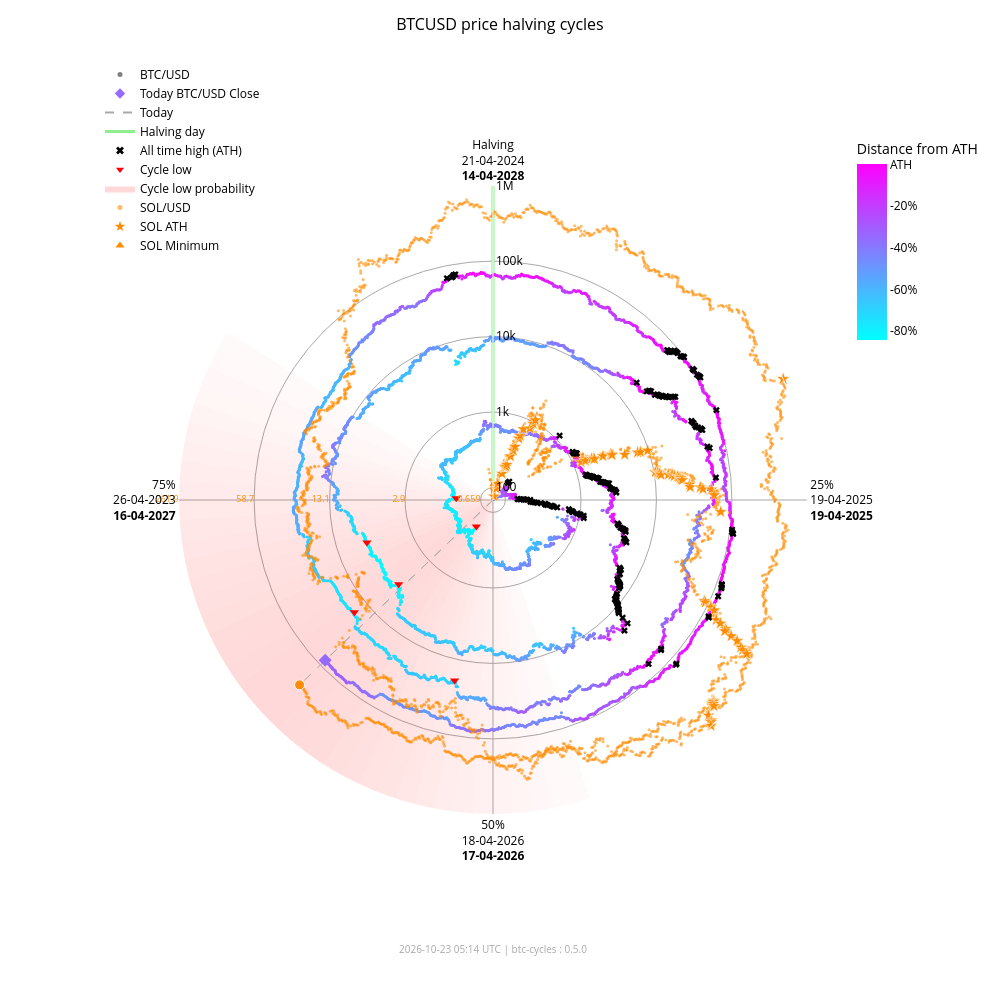

Source (notebook cell):
### Markdown cell above
### Interactive chart with overlay

### Code cell
fig_overlay_interactive = btc.plot(
    kind="interactive",
    from_date="2012-11-28",
    overlay=sol,
)
fig_overlay_interactive.show(config={"scrollZoom": True, "displayModeBar": True})

### Figure 1 — Plotly figure (JSON) as saved in the notebook; plotly's stock layout.template omitted (floating-point values rounded to 4 significant figures; data arrays with more than 128 entries replaced by an {"elided": "..."} marker saying what was removed)
{"data": [{"fill": "toself", "fillcolor": "rgba(255,0,0,0.018306980149439524)", "hoverinfo": "skip", "line": {"width": 0}, "mode": "lines", "r": [68.43, 1000000, 1000000, 68.43, 68.43], "showlegend": false, "theta": [162.0, 162.0, 165.6, 165.6, 162.0], "type": "scatterpolar"}, {"fill": "toself", "fillcolor": "rgba(255,0,0,0.02405911634527998)", "hoverinfo": "skip", "line": {"width": 0}, "mode": "lines", "r": [68.43, 1000000, 1000000, 68.43, 68.43], "showlegend": false, "theta": [165.6, 165.6, 169.2, 169.2, 165.6], "type": "scatterpolar"}, {"fill": "toself", "fillcolor": "rgba(255,0,0,0.030803449372254352)", "hoverinfo": "skip", "line": {"width": 0}, "mode": "lines", "r": [68.43, 1000000, 1000000, 68.43, 68.43], "showlegend": false, "theta": [169.2, 169.2, 172.8, 172.8, 169.2], "type": "scatterpolar"}, {"fill": "toself", "fillcolor": "rgba(255,0,0,0.03847233586005252)", "hoverinfo": "skip", "line": {"width": 0}, "mode": "lines", "r": [68.43, 1000000, 1000000, 68.43, 68.43], "showlegend": false, "theta": [172.8, 172.8, 176.4, 176.4, 172.8], "type": "scatterpolar"}, {"fill": "toself", "fillcolor": "rgba(255,0,0,0.04694405159551339)", "hoverinfo": "skip", "line": {"width": 0}, "mode": "lines", "r": [68.43, 1000000, 1000000, 68.43, 68.43], "showlegend": false, "theta": [176.4, 176.4, 180.0, 180.0, 176.4], "type": "scatterpolar"}, {"fill": "toself", "fillcolor": "rgba(255,0,0,0.05605603979818329)", "hoverinfo": "skip", "line": {"width": 0}, "mode": "lines", "r": [68.43, 1000000, 1000000, 68.43, 68.43], "showlegend": false, "theta": [180.0, 180.0, 183.6, 183.6, 180.0], "type": "scatterpolar"}, {"fill": "toself", "fillcolor": "rgba(255,0,0,0.06562330627802694)", "hoverinfo": "skip", "line": {"width": 0}, "mode": "lines", "r": [68.43, 1000000, 1000000, 68.43, 68.43], "showlegend": false, "theta": [183.6, 183.6, 187.2, 187.2, 183.6], "type": "scatterpolar"}, {"fill": "toself", "fillcolor": "rgba(255,0,0,0.07545707932574237)", "hoverinfo": "skip", "line": {"width": 0}, "mode": "lines", "r": [68.43, 1000000, 1000000, 68.43, 68.43], "showlegend": false, "theta": [187.2, 187.2, 190.8, 190.8, 187.2], "type": "scatterpolar"}, {"fill": "toself", "fillcolor": "rgba(255,0,0,0.08537841060169407)", "hoverinfo": "skip", "line": {"width": 0}, "mode": "lines", "r": [68.43, 1000000, 1000000, 68.43, 68.43], "showlegend": false, "theta": [190.8, 190.8, 194.4, 194.4, 190.8], "type": "scatterpolar"}, {"fill": "toself", "fillcolor": "rgba(255,0,0,0.09522272137134848)", "hoverinfo": "skip", "line": {"width": 0}, "mode": "lines", "r": [68.43, 1000000, 1000000, 68.43, 68.43], "showlegend": false, "theta": [194.4, 194.4, 198.0, 198.0, 194.4], "type": "scatterpolar"}, {"fill": "toself", "fillcolor": "rgba(255,0,0,0.10483418800389058)", "hoverinfo": "skip", "line": {"width": 0}, "mode": "lines", "r": [68.43, 1000000, 1000000, 68.43, 68.43], "showlegend": false, "theta": [198.0, 198.0, 201.6, 201.6, 198.0], "type": "scatterpolar"}, {"fill": "toself", "fillcolor": "rgba(255,0,0,0.11405248627197925)", "hoverinfo": "skip", "line": {"width": 0}, "mode": "lines", "r": [68.43, 1000000, 1000000, 68.43, 68.43], "showlegend": false, "theta": [201.6, 201.6, 205.2, 205.2, 201.6], "type": "scatterpolar"}, {"fill": "toself", "fillcolor": "rgba(255,0,0,0.12269756305009562)", "hoverinfo": "skip", "line": {"width": 0}, "mode": "lines", "r": [68.43, 1000000, 1000000, 68.43, 68.43], "showlegend": false, "theta": [205.2, 205.2, 208.8, 208.8, 205.2], "type": "scatterpolar"}, {"fill": "toself", "fillcolor": "rgba(255,0,0,0.13055959037792858)", "hoverinfo": "skip", "line": {"width": 0}, "mode": "lines", "r": [68.43, 1000000, 1000000, 68.43, 68.43], "showlegend": false, "theta": [208.8, 208.8, 212.4, 212.4, 208.8], "type": "scatterpolar"}, {"fill": "toself", "fillcolor": "rgba(255,0,0,0.13740037014073872)", "hoverinfo": "skip", "line": {"width": 0}, "mode": "lines", "r": [68.43, 1000000, 1000000, 68.43, 68.43], "showlegend": false, "theta": [212.4, 212.4, 216.0, 216.0, 212.4], "type": "scatterpolar"}, {"fill": "toself", "fillcolor": "rgba(255,0,0,0.14296927208088228)", "hoverinfo": "skip", "line": {"width": 0}, "mode": "lines", "r": [68.43, 1000000, 1000000, 68.43, 68.43], "showlegend": false, "theta": [216.0, 216.0, 219.6, 219.6, 216.0], "type": "scatterpolar"}, {"fill": "toself", "fillcolor": "rgba(255,0,0,0.14703219887325494)", "hoverinfo": "skip", "line": {"width": 0}, "mode": "lines", "r": [68.43, 1000000, 1000000, 68.43, 68.43], "showlegend": false, "theta": [219.6, 219.6, 223.2, 223.2, 219.6], "type": "scatterpolar"}, {"fill": "toself", "fillcolor": "rgba(255,0,0,0.14940752827264187)", "hoverinfo": "skip", "line": {"width": 0}, "mode": "lines", "r": [68.43, 1000000, 1000000, 68.43, 68.43], "showlegend": false, "theta": [223.2, 223.2, 226.8, 226.8, 223.2], "type": "scatterpolar"}, {"fill": "toself", "fillcolor": "rgba(255,0,0,0.15)", "hoverinfo": "skip", "line": {"width": 0}, "mode": "lines", "r": [68.43, 1000000, 1000000, 68.43, 68.43], "showlegend": false, "theta": [226.8, 226.8, 230.4, 230.4, 226.8], "type": "scatterpolar"}, {"fill": "toself", "fillcolor": "rgba(255,0,0,0.14882314851976614)", "hoverinfo": "skip", "line": {"width": 0}, "mode": "lines", "r": [68.43, 1000000, 1000000, 68.43, 68.43], "showlegend": false, "theta": [230.4, 230.4, 234.0, 234.0, 230.4], "type": "scatterpolar"}, {"fill": "toself", "fillcolor": "rgba(255,0,0,0.14600334989350275)", "hoverinfo": "skip", "line": {"width": 0}, "mode": "lines", "r": [68.43, 1000000, 1000000, 68.43, 68.43], "showlegend": false, "theta": [234.0, 234.0, 237.6, 237.6, 234.0], "type": "scatterpolar"}, {"fill": "toself", "fillcolor": "rgba(255,0,0,0.14176315293000513)", "hoverinfo": "skip", "line": {"width": 0}, "mode": "lines", "r": [68.43, 1000000, 1000000, 68.43, 68.43], "showlegend": false, "theta": [237.6, 237.6, 241.2, 241.2, 237.6], "type": "scatterpolar"}, {"fill": "toself", "fillcolor": "rgba(255,0,0,0.1363869302869166)", "hoverinfo": "skip", "line": {"width": 0}, "mode": "lines", "r": [68.43, 1000000, 1000000, 68.43, 68.43], "showlegend": false, "theta": [241.2, 241.2, 244.8, 244.8, 241.2], "type": "scatterpolar"}, {"fill": "toself", "fillcolor": "rgba(255,0,0,0.13017643696734477)", "hoverinfo": "skip", "line": {"width": 0}, "mode": "lines", "r": [68.43, 1000000, 1000000, 68.43, 68.43], "showlegend": false, "theta": [244.8, 244.8, 248.4, 248.4, 244.8], "type": "scatterpolar"}, {"fill": "toself", "fillcolor": "rgba(255,0,0,0.1234063302665758)", "hoverinfo": "skip", "line": {"width": 0}, "mode": "lines", "r": [68.43, 1000000, 1000000, 68.43, 68.43], "showlegend": false, "theta": [248.4, 248.4, 252.0, 252.0, 248.4], "type": "scatterpolar"}, {"fill": "toself", "fillcolor": "rgba(255,0,0,0.11628949020714345)", "hoverinfo": "skip", "line": {"width": 0}, "mode": "lines", "r": [68.43, 1000000, 1000000, 68.43, 68.43], "showlegend": false, "theta": [252.0, 252.0, 255.6, 255.6, 252.0], "type": "scatterpolar"}, {"fill": "toself", "fillcolor": "rgba(255,0,0,0.108959277972535)", "hoverinfo": "skip", "line": {"width": 0}, "mode": "lines", "r": [68.43, 1000000, 1000000, 68.43, 68.43], "showlegend": false, "theta": [255.6, 255.6, 259.2, 259.2, 255.6], "type": "scatterpolar"}, {"fill": "toself", "fillcolor": "rgba(255,0,0,0.1014715299920515)", "hoverinfo": "skip", "line": {"width": 0}, "mode": "lines", "r": [68.43, 1000000, 1000000, 68.43, 68.43], "showlegend": false, "theta": [259.2, 259.2, 262.8, 262.8, 259.2], "type": "scatterpolar"}, {"fill": "toself", "fillcolor": "rgba(255,0,0,0.09382430417652897)", "hoverinfo": "skip", "line": {"width": 0}, "mode": "lines", "r": [68.43, 1000000, 1000000, 68.43, 68.43], "showlegend": false, "theta": [262.8, 262.8, 266.4, 266.4, 262.8], "type": "scatterpolar"}, {"fill": "toself", "fillcolor": "rgba(255,0,0,0.08598937207621672)", "hoverinfo": "skip", "line": {"width": 0}, "mode": "lines", "r": [68.43, 1000000, 1000000, 68.43, 68.43], "showlegend": false, "theta": [266.4, 266.4, 270.0, 270.0, 266.4], "type": "scatterpolar"}, {"fill": "toself", "fillcolor": "rgba(255,0,0,0.07794710108398434)", "hoverinfo": "skip", "line": {"width": 0}, "mode": "lines", "r": [68.43, 1000000, 1000000, 68.43, 68.43], "showlegend": false, "theta": [270.0, 270.0, 273.6, 273.6, 270.0], "type": "scatterpolar"}, {"fill": "toself", "fillcolor": "rgba(255,0,0,0.06971614429145927)", "hoverinfo": "skip", "line": {"width": 0}, "mode": "lines", "r": [68.43, 1000000, 1000000, 68.43, 68.43], "showlegend": false, "theta": [273.6, 273.6, 277.2, 277.2, 273.6], "type": "scatterpolar"}, {"fill": "toself", "fillcolor": "rgba(255,0,0,0.061371174705723626)", "hoverinfo": "skip", "line": {"width": 0}, "mode": "lines", "r": [68.43, 1000000, 1000000, 68.43, 68.43], "showlegend": false, "theta": [277.2, 277.2, 280.8, 280.8, 277.2], "type": "scatterpolar"}, {"fill": "toself", "fillcolor": "rgba(255,0,0,0.05304520605236535)", "hoverinfo": "skip", "line": {"width": 0}, "mode": "lines", "r": [68.43, 1000000, 1000000, 68.43, 68.43], "showlegend": false, "theta": [280.8, 280.8, 284.4, 284.4, 280.8], "type": "scatterpolar"}, {"fill": "toself", "fillcolor": "rgba(255,0,0,0.044916938988340704)", "hoverinfo": "skip", "line": {"width": 0}, "mode": "lines", "r": [68.43, 1000000, 1000000, 68.43, 68.43], "showlegend": false, "theta": [284.4, 284.4, 288.0, 288.0, 284.4], "type": "scatterpolar"}, {"fill": "toself", "fillcolor": "rgba(255,0,0,0.0371870550186571)", "hoverinfo": "skip", "line": {"width": 0}, "mode": "lines", "r": [68.43, 1000000, 1000000, 68.43, 68.43], "showlegend": false, "theta": [288.0, 288.0, 291.6, 291.6, 288.0], "type": "scatterpolar"}, {"fill": "toself", "fillcolor": "rgba(255,0,0,0.030049603184432498)", "hoverinfo": "skip", "line": {"width": 0}, "mode": "lines", "r": [68.43, 1000000, 1000000, 68.43, 68.43], "showlegend": false, "theta": [291.6, 291.6, 295.2, 295.2, 291.6], "type": "scatterpolar"}, {"fill": "toself", "fillcolor": "rgba(255,0,0,0.023665126797805223)", "hoverinfo": "skip", "line": {"width": 0}, "mode": "lines", "r": [68.43, 1000000, 1000000, 68.43, 68.43], "showlegend": false, "theta": [295.2, 295.2, 298.8, 298.8, 295.2], "type": "scatterpolar"}, {"fill": "toself", "fillcolor": "rgba(255,0,0,0.018141004067302662)", "hoverinfo": "skip", "line": {"width": 0}, "mode": "lines", "r": [68.43, 1000000, 1000000, 68.43, 68.43], "showlegend": false, "theta": [298.8, 298.8, 302.4, 302.4, 298.8], "type": "scatterpolar"}, {"hoverinfo": "skip", "line": {"color": "darkgrey", "dash": "dash", "width": 1}, "mode": "lines", "r": [68.43, 81310.0], "showlegend": false, "theta": [226.3, 226.3], "type": "scatterpolar"}, {"hoverinfo": "skip", "line": {"color": "darkgrey", "dash": "dash", "width": 1}, "mode": "lines", "r": [68.43, 239800.0], "showlegend": false, "theta": [226.3, 226.3], "type": "scatterpolar"}, {"hoverinfo": "skip", "line": {"color": "lightgreen", "width": 3}, "mode": "lines", "r": [68.43, 1000000], "showlegend": false, "theta": [0, 0], "type": "scatterpolar"}, {"hoverinfo": "text", "marker": {"color": {"elided": "4927 str values"}, "size": 3}, "mode": "markers", "r": {"elided": "4927 float values"}, "showlegend": false, "text": {"elided": "4927 str values"}, "theta": {"elided": "4927 float values"}, "type": "scatterpolar"}, {"hoverinfo": "text", "marker": {"color": "#FF8C00", "opacity": 0.6, "size": 3}, "mode": "markers", "r": {"elided": "2387 float values"}, "showlegend": false, "text": {"elided": "2387 str values"}, "theta": {"elided": "2387 float values"}, "type": "scatterpolar"}, {"hoverinfo": "text", "marker": {"color": "#9669ff", "size": 10, "symbol": "diamond"}, "mode": "markers", "r": [81310.0], "showlegend": false, "text": ["Today<br>Date: 2026-10-22<br>Price: $81,311.89"], "theta": [226.3], "type": "scatterpolar"}, {"hoverinfo": "text", "marker": {"color": "#FF8C00", "line": {"color": "white", "width": 1}, "size": 10, "symbol": "circle"}, "mode": "markers", "r": [239800.0], "showlegend": false, "text": ["Today SOL<br>Date: 2026-10-22<br>Price: $103.54"], "theta": [226.3], "type": "scatterpolar"}, {"hoverinfo": "text", "marker": {"color": "#FF8C00", "line": {"color": "white", "width": 0.5}, "size": 10, "symbol": "star"}, "mode": "markers", "r": [68.43, 76.69, 98.28, 115.1, 160.2, 199.2, 200.3, 203.8, 217.3, 287.8, 349.8, 397.3, 523.3, 573.2, 718.1, 798.5, 948.0, 1078.0, 1271.0, 1461.0, 1785.0, 1908.0, 1917.0, 2530.0, 3215.0, 3302.0, 3322.0, 4795.0, 7121.0, 7760.0, 9679.0, 10370.0, 11210.0, 11600.0, 11830.0, 12190.0, 15220.0, 16990.0, 18090.0, 20010.0, 20730.0, 21720.0, 21920.0, 22700.0, 28100.0, 28410.0, 38550.0, 41750.0, 54000.0, 58230.0, 71670.0, 86520.0, 90770.0, 111800.0, 112400.0, 128500.0, 155700.0, 182600.0, 229400.0, 231200.0, 295100.0, 371400.0, 451600.0, 493500.0, 583700.0, 612100.0, 618900.0, 644000.0, 686600.0, 744100.0, 879500.0, 907500.0, 980900.0, 1000000.0], "showlegend": false, "text": ["SOL ATH<br>Date: 2020-04-10<br>Price: $0.95", "SOL ATH<br>Date: 2020-07-12<br>Price: $1.02", "SOL ATH<br>Date: 2020-07-13<br>Price: $1.18", "SOL ATH<br>Date: 2020-07-15<br>Price: $1.29", "SOL ATH<br>Date: 2020-07-26<br>Price: $1.57", "SOL ATH<br>Date: 2020-07-27<br>Price: $1.78", "SOL ATH<br>Date: 2020-07-28<br>Price: $1.78", "SOL ATH<br>Date: 2020-08-03<br>Price: $1.80", "SOL ATH<br>Date: 2020-08-04<br>Price: $1.87", "SOL ATH<br>Date: 2020-08-06<br>Price: $2.21", "SOL ATH<br>Date: 2020-08-08<br>Price: $2.47", "SOL ATH<br>Date: 2020-08-09<br>Price: $2.67", "SOL ATH<br>Date: 2020-08-10<br>Price: $3.13", "SOL ATH<br>Date: 2020-08-11<br>Price: $3.30", "SOL ATH<br>Date: 2020-08-12<br>Price: $3.77", "SOL ATH<br>Date: 2020-08-28<br>Price: $4.01", "SOL ATH<br>Date: 2020-08-30<br>Price: $4.44", "SOL ATH<br>Date: 2020-08-31<br>Price: $4.78", "SOL ATH<br>Date: 2021-02-02<br>Price: $5.27", "SOL ATH<br>Date: 2021-02-03<br>Price: $5.72", "SOL ATH<br>Date: 2021-02-04<br>Price: $6.43", "SOL ATH<br>Date: 2021-02-05<br>Price: $6.68", "SOL ATH<br>Date: 2021-02-07<br>Price: $6.70", "SOL ATH<br>Date: 2021-02-08<br>Price: $7.88", "SOL ATH<br>Date: 2021-02-10<br>Price: $9.07", "SOL ATH<br>Date: 2021-02-11<br>Price: $9.22", "SOL ATH<br>Date: 2021-02-12<br>Price: $9.25", "SOL ATH<br>Date: 2021-02-19<br>Price: $11.47", "SOL ATH<br>Date: 2021-02-22<br>Price: $14.45", "SOL ATH<br>Date: 2021-02-23<br>Price: $15.20", "SOL ATH<br>Date: 2021-02-24<br>Price: $17.30", "SOL ATH<br>Date: 2021-03-28<br>Price: $18.02", "SOL ATH<br>Date: 2021-03-29<br>Price: $18.85", "SOL ATH<br>Date: 2021-03-30<br>Price: $19.23", "SOL ATH<br>Date: 2021-03-31<br>Price: $19.47", "SOL ATH<br>Date: 2021-04-02<br>Price: $19.81", "SOL ATH<br>Date: 2021-04-03<br>Price: $22.55", "SOL ATH<br>Date: 2021-04-04<br>Price: $24.06", "SOL ATH<br>Date: 2021-04-06<br>Price: $24.96", "SOL ATH<br>Date: 2021-04-07<br>Price: $26.48", "SOL ATH<br>Date: 2021-04-08<br>Price: $27.03", "SOL ATH<br>Date: 2021-04-09<br>Price: $27.78", "SOL ATH<br>Date: 2021-04-11<br>Price: $27.93", "SOL ATH<br>Date: 2021-04-12<br>Price: $28.51", "SOL ATH<br>Date: 2021-04-18<br>Price: $32.30", "SOL ATH<br>Date: 2021-04-21<br>Price: $32.51", "SOL ATH<br>Date: 2021-04-22<br>Price: $38.88", "SOL ATH<br>Date: 2021-04-24<br>Price: $40.74", "SOL ATH<br>Date: 2021-04-25<br>Price: $47.37", "SOL ATH<br>Date: 2021-05-01<br>Price: $49.51", "SOL ATH<br>Date: 2021-05-18<br>Price: $55.91", "SOL ATH<br>Date: 2021-08-16<br>Price: $62.43", "SOL ATH<br>Date: 2021-08-17<br>Price: $64.21", "SOL ATH<br>Date: 2021-08-18<br>Price: $72.54", "SOL ATH<br>Date: 2021-08-19<br>Price: $72.76", "SOL ATH<br>Date: 2021-08-20<br>Price: $78.72", "SOL ATH<br>Date: 2021-08-27<br>Price: $88.09", "SOL ATH<br>Date: 2021-08-28<br>Price: $96.70", "SOL ATH<br>Date: 2021-08-30<br>Price: $110.54", "SOL ATH<br>Date: 2021-09-01<br>Price: $111.03", "SOL ATH<br>Date: 2021-09-02<br>Price: $128.10", "SOL ATH<br>Date: 2021-09-03<br>Price: $146.58", "SOL ATH<br>Date: 2021-09-06<br>Price: $164.38", "SOL ATH<br>Date: 2021-09-07<br>Price: $173.15", "SOL ATH<br>Date: 2021-09-08<br>Price: $191.04", "SOL ATH<br>Date: 2021-10-22<br>Price: $196.43", "SOL ATH<br>Date: 2021-10-23<br>Price: $197.70", "SOL ATH<br>Date: 2021-10-24<br>Price: $202.36", "SOL ATH<br>Date: 2021-10-25<br>Price: $210.10", "SOL ATH<br>Date: 2021-11-02<br>Price: $220.24", "SOL ATH<br>Date: 2021-11-03<br>Price: $242.90", "SOL ATH<br>Date: 2021-11-04<br>Price: $247.39", "SOL ATH<br>Date: 2021-11-06<br>Price: $258.93", "SOL ATH<br>Date: 2025-01-18<br>Price: $261.87"], "theta": [352.0, 15.5, 15.75, 16.25, 19.0, 19.25, 19.5, 21.0, 21.25, 21.75, 22.25, 22.5, 22.75, 23.0, 23.25, 27.25, 27.75, 28.0, 66.75, 67.0, 67.25, 67.5, 68.0, 68.25, 68.75, 69.0, 69.25, 71.0, 71.75, 72.0, 72.25, 80.25, 80.5, 80.75, 81.0, 81.5, 81.75, 82.0, 82.5, 82.75, 83.0, 83.25, 83.75, 84.0, 85.5, 86.25, 86.5, 87.0, 87.25, 88.75, 93.0, 115.5, 115.8, 116.0, 116.2, 116.5, 118.2, 118.5, 119.0, 119.5, 119.8, 120.0, 120.7, 121.0, 121.3, 132.2, 132.5, 132.8, 133.0, 135.0, 135.2, 135.5, 136.0, 67.35], "type": "scatterpolar"}, {"hoverinfo": "text", "marker": {"color": "#FF8C00", "line": {"color": "white", "width": 0.5}, "size": 10, "symbol": "triangle-up"}, "mode": "markers", "r": [68.43], "showlegend": false, "text": ["SOL Minimum<br>Date: 2020-05-11<br>Price: $0.52"], "theta": [0.0], "type": "scatterpolar"}, {"hoverinfo": "text", "marker": {"color": "black", "size": 6, "symbol": "x"}, "mode": "markers", "r": {"elided": "182 float values"}, "showlegend": false, "text": {"elided": "182 str values"}, "theta": {"elided": "182 float values"}, "type": "scatterpolar"}, {"hoverinfo": "text", "marker": {"color": "red", "size": 8, "symbol": "triangle-down"}, "mode": "markers", "r": [178.1, 210.5, 3237.0, 3961.0, 19020.0, 15790.0], "showlegend": false, "text": ["Cycle Low<br>Date: 2015-01-14<br>Price: $178.10<br>ATH distance: -84.5%", "Cycle Low<br>Date: 2015-08-24<br>Price: $210.49<br>ATH distance: -81.7%", "Cycle Low<br>Date: 2018-12-15<br>Price: $3,236.76<br>ATH distance: -83.4%", "Cycle Low<br>Date: 2019-03-15<br>Price: $3,960.91<br>ATH distance: -79.7%", "Cycle Low<br>Date: 2022-06-18<br>Price: $19,017.64<br>ATH distance: -71.9%", "Cycle Low<br>Date: 2022-11-21<br>Price: $15,787.28<br>ATH distance: -76.6%"], "theta": [212.1, 272.7, 228.3, 251.4, 192.0, 231.0], "type": "scatterpolar"}, {"marker": {"color": "grey", "size": 5}, "mode": "markers", "name": "BTC/USD", "r": [null], "theta": [null], "type": "scatterpolar"}, {"marker": {"color": "#9669ff", "size": 8, "symbol": "diamond"}, "mode": "markers", "name": "Today BTC/USD Close", "r": [null], "theta": [null], "type": "scatterpolar"}, {"line": {"color": "darkgrey", "dash": "dash"}, "mode": "lines", "name": "Today", "r": [null], "theta": [null], "type": "scatterpolar"}, {"line": {"color": "lightgreen", "width": 3}, "mode": "lines", "name": "Halving day", "r": [null], "theta": [null], "type": "scatterpolar"}, {"marker": {"color": "black", "size": 7, "symbol": "x"}, "mode": "markers", "name": "All time high (ATH)", "r": [null], "theta": [null], "type": "scatterpolar"}, {"marker": {"color": "red", "size": 7, "symbol": "triangle-down"}, "mode": "markers", "name": "Cycle low", "r": [null], "theta": [null], "type": "scatterpolar"}, {"fill": "toself", "fillcolor": "rgba(255,0,0,0.15)", "line": {"width": 0}, "mode": "lines", "name": "Cycle low probability", "r": [null], "theta": [null], "type": "scatterpolar"}, {"marker": {"color": "#FF8C00", "opacity": 0.6, "size": 5}, "mode": "markers", "name": "SOL/USD", "r": [null], "theta": [null], "type": "scatterpolar"}, {"marker": {"color": "#FF8C00", "size": 8, "symbol": "star"}, "mode": "markers", "name": "SOL ATH", "r": [null], "theta": [null], "type": "scatterpolar"}, {"marker": {"color": "#FF8C00", "size": 8, "symbol": "triangle-up"}, "mode": "markers", "name": "SOL Minimum", "r": [null], "theta": [null], "type": "scatterpolar"}, {"hoverinfo": "skip", "marker": {"cmax": 0, "cmin": -0.8453, "color": [0], "colorbar": {"len": 0.25, "ticktext": ["ATH", "-20%", "-40%", "-60%", "-80%", "-100%"], "tickvals": [0, -0.2, -0.4, -0.6, -0.8, -1.0], "title": {"text": "Distance from ATH"}, "x": 0.95, "y": 0.92, "yanchor": "top"}, "colorscale": {"elided": "256x2 mixed values"}, "showscale": true, "size": 0}, "mode": "markers", "r": [null], "showlegend": false, "theta": [null], "type": "scatterpolar"}, {"hoverinfo": "skip", "mode": "text", "r": [100, 1000, 10000, 100000, 1000000], "showlegend": false, "text": ["0.659", "2.9", "13.1", "58.7", "261.9"], "textfont": {"color": "#FF8C00", "size": 9}, "textposition": "middle left", "theta": [270, 270, 270, 270, 270], "type": "scatterpolar"}], "layout": {"annotations": [{"font": {"color": "darkgrey", "size": 10}, "showarrow": false, "text": "2026-10-23 05:14 UTC | btc-cycles : 0.5.0", "x": 0.5, "xref": "paper", "y": -0.02, "yref": "paper"}], "font": {"color": "black"}, "height": 1000, "legend": {"bgcolor": "rgba(0,0,0,0)", "font": {"color": "black"}, "x": 0.0, "y": 1.0}, "margin": {"b": 60, "l": 100, "r": 80, "t": 60}, "paper_bgcolor": "white", "plot_bgcolor": "white", "polar": {"angularaxis": {"color": "black", "direction": "clockwise", "gridcolor": "darkgrey", "rotation": 90, "ticktext": ["Halving<br>21-04-2024<br><b>14-04-2028</b>", "25%<br>19-04-2025<br><b>19-04-2025</b>", "50%<br>18-04-2026<br><b>17-04-2026</b>", "75%<br>26-04-2023<br><b>16-04-2027</b>"], "tickvals": [0, 90, 180, 270]}, "bgcolor": "white", "domain": {"x": [0.1, 0.9], "y": [0.05, 0.95]}, "radialaxis": {"angle": 90, "color": "black", "gridcolor": "darkgrey", "range": [1.835, 6.0], "tickangle": 90, "ticktext": ["100", "1k", "10k", "100k", "1M"], "tickvals": [100, 1000, 10000, 100000, 1000000], "type": "log"}}, "title": {"font": {"color": "black", "size": 16}, "text": "BTCUSD price halving cycles", "x": 0.5}, "width": 1000}}
